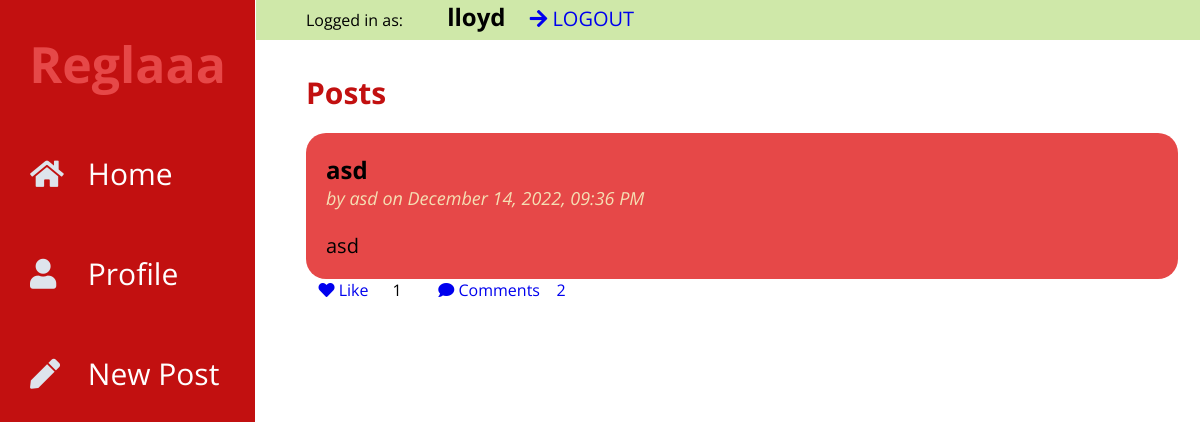
/ (signed in), run on an earlier commit of the app's database.
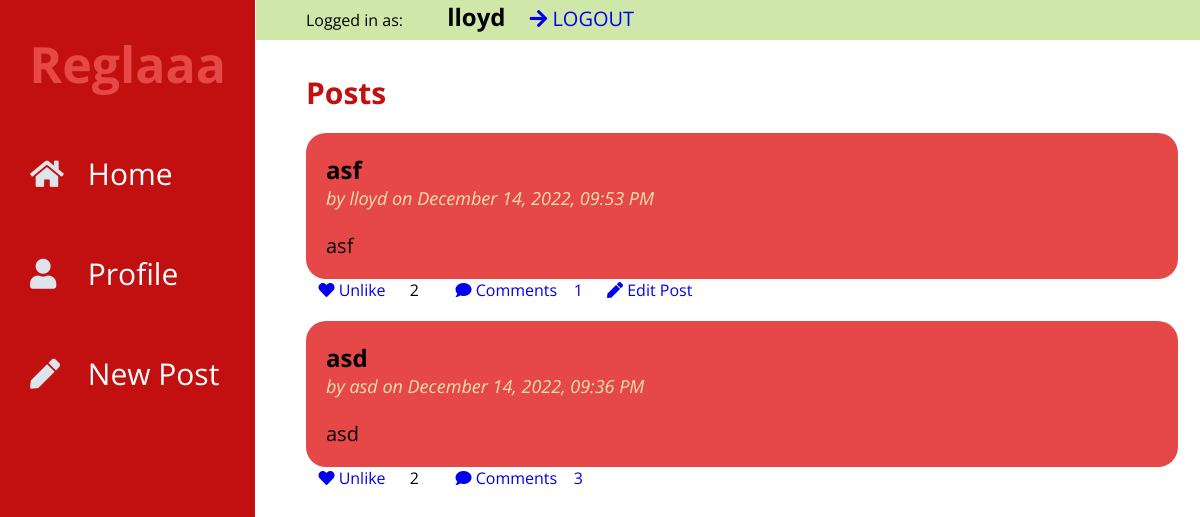
And on a later commit of the database.
### tables this page shows
CREATE TABLE user (
  id INTEGER PRIMARY KEY AUTOINCREMENT,
  username TEXT UNIQUE NOT NULL,
  password TEXT NOT NULL
);

CREATE TABLE post (
  id INTEGER PRIMARY KEY AUTOINCREMENT,
  author_id INTEGER NOT NULL,
  created TIMESTAMP DEFAULT (datetime('now','localtime')),
  title TEXT NOT NULL,
  body TEXT NOT NULL,
  FOREIGN KEY (author_id) REFERENCES user (id)
);

### flaskr/blog.py (the view)
@bp.route("/")
def index():
    db = get_db()
    posts = db.execute(
        "SELECT p.id, title, body, created, author_id, username,"
        "(SELECT COUNT(user_id) FROM likes WHERE post_id = p.id) AS likes,"
        "(SELECT COUNT(user_id) FROM comments WHERE post_id = p.id) AS comments"
        " FROM post p JOIN user u ON p.author_id = u.id"
        " ORDER BY created DESC"
    ).fetchall()
    return render_template("blog/index.html", posts=posts)

### flaskr/auth.py (called while the page is built)
@bp.before_app_request
def load_logged_in_user():
    user_id = session.get("user_id")
    if user_id is None:
        g.user = None
        g.liked = None
    else:
        g.user = (
            get_db().execute("SELECT * FROM user WHERE id = ?", (user_id,)).fetchone()
        )
        likedd = (
            get_db().execute("SELECT post_id,user_id FROM likes WHERE user_id = ?", (user_id,)).fetchall()
        )
        g.liked = []
        for like in likedd:
            g.liked.append([like['post_id'],like['user_id']])

### flaskr/db.py (called while the page is built)
def get_db():
    if "db" not in g:
        g.db = sqlite3.connect(
            current_app.config["DATABASE"], detect_types=sqlite3.PARSE_DECLTYPES
        )
        g.db.row_factory = sqlite3.Row
    return g.db

### flaskr/templates/blog/index.html
{% extends 'base.html' %}
{% block posts %}
  <p class="title">{% block title %}Posts{% endblock %}</p>
{% endblock %}
{% block content %}
  {% for post in posts %}
    <article class="post">
        <div class="body">
            <h2>{{ post['title'] }}</h2>
            <p class="about">by {{ post['username'] }} on {{ post['created'].strftime("%B %d, %Y, %I:%M %p") }}</p>
            <br>
            <br>
            <p class="body">{{ post['body'] }}</p>
        </div>
    </article>
    <div class="opt">
        {% if g.user %}
            {% if [post['id'],g.user['id']] in g.liked %}
                <a href="{{ url_for('blog.like_action', post_id=post.id, action='unlike') }}">
                    <span class="icon">&nbsp&nbsp&nbsp<i class="fas fa-heart"></i></span>
                    <span class="item">Unlike</span>
                </a>
            {% else %}
                <a href="{{ url_for('blog.like_action', post_id=post.id, action='like') }}">
                    <span class="icon">&nbsp&nbsp&nbsp<i class="fas fa-heart"></i></span>
                    <span class="item">Like {{ like }}</span>
                </a>
            {% endif %}
        {% else %}
        <span class="icon">&nbsp&nbsp&nbspLikes: <i class="fas fa-heart"></i></span>
        {% endif %}
        <p>{{ post['likes'] }}</p>
        <a href="{{ url_for('blog.comments', post_id=post.id,action='view') }}">
            <span class="icon">&nbsp&nbsp&nbsp<i class="fas fa-comment"></i></span>
            <span class="item">Comments &nbsp&nbsp&nbsp{{ post.comments }}</span>
        </a>
        {% if g.user['id'] == post['author_id'] %}
                    <a class="action" href="{{ url_for('blog.update', id=post['id']) }}">
                        <span class="icon"><i class="fas fa-pen"></i></span>
                        <span class="item">Edit Post</span>
                    </a>
        {% endif %}
    </div>
  {% endfor %}
{% endblock %}

### flaskr/templates/base.html (shortened to what this page needs)
<!doctype html>
<link rel="stylesheet" href="{{ url_for('static', filename='style.css') }}">
<link rel="stylesheet" href="https://use.fontawesome.com/releases/v5.8.1/css/all.css">
<div class="wrapper">
        <div class="sidebar">
            <div class="profile">
                <h1><a href="{{ url_for('index') }}">Reglaaa</a></h1>
            </div>
            <ul>
                <li>
                    <a href="{{ url_for('index') }}">
                        <span class="icon"><i class="fas fa-home"></i></span>
                        <span class="item">Home</span>
                    </a>
                </li>
                {% if not g.user %}
                <li>
                    <a href="{{ url_for('auth.login') }}">
                        <span class="icon"><i class="fas fa-sign"></i></span>
                        <span class="item">Login</span>
                    </a>
                </li>
                <li>
                    <a href="{{ url_for('auth.register') }}">
                        <span class="icon"><i class="fas fa-book"></i></span>
                        <span class="item">Register</span>
                    </a>
                </li>
                {% else %}
                <li>
                    <a href="{{ url_for('blog.profile', userid=g.user.id) }}">
                        <span class="icon"><i class="fas fa-user"></i></span>
                        <span class="item">Profile</span>
                    </a>
                </li>
                  <li><a href="{{ url_for('blog.create') }}">
                      <span class="icon"><i class="fas fa-pen"></i></span>
                      <span class="item">New Post</span>
                  </a>
                {% endif %}
            </ul>
        </div>
        <section class="content">
            {% if g.user %}
    <div class="top-menu">
                <p>Logged in as: </p>
                <h1>{{ g.user['username'] }}</h1>
                <a href="{{ url_for('auth.logout') }}" onclick="return confirm('Are you sure?');">
                    <span class="icon"><i class="fas fa-arrow-right"></i></span>
                    <span class="item">LOGOUT</span>
                </a>
            </div>
  {% endif %}
            <br>
  <div class="posts">
    {% block posts %}{% endblock %}
  {% block content %}{% endblock %}
      </div>
</section>
</div>

### flaskr/static/style.css (style rules this page uses)
* { list-style: none; text-decoration: none; margin: 0; padding: 0; box-sizing: border-box; font-family: 'Open Sans', sans-serif; }
.wrapper .sidebar { background: #C21010; position: fixed; top: 0; left: 0; width: 255px; height: 100%; padding: 20px 0; transition: all 0.5s ease; }
.wrapper .sidebar .profile { margin-bottom: 20px; text-align: center; }
.wrapper .sidebar .profile h1 { margin: 10px 0 5px; }
.wrapper .sidebar .profile a { font-size: 50px; color: #E64848; }
.wrapper .sidebar ul li a { display: block; height: 100px; padding: 30px; color: white; font-size: 30px; position: relative; transition: all 0.2s ease; }
.wrapper .sidebar ul li a .icon { color: #dee4ec; width: 30px; display: inline-block; margin-right: 20px; }
.wrapper .content { width: 81%; margin-left: 16rem; }
.top-menu { display: block; position: fixed; width: 100%; height: 40px; background-color: #CFE8A9; padding: 0px 50px; transition: all 1s ease; }
.top-menu a { font-size: 20px; }
.top-menu a, h1 { display: inline-block; margin-left: 20px; }
.posts { padding: 50px; }
.post { margin-top: 20px; padding: 20px; border-radius: 20px; background-color: #E64848; transition: all 1s ease; }
.post .about { color: wheat; font-size: 18px; font-style: italic; }
.title { color: #C21010; font-weight: bold; font-size: 30px; }
.opt { display: block; }
.opt a,p { display: inline-block; margin-right: 20px; }
p.body { white-space: pre-line; font-size: 20px; }

What changed in the data, as far as the page shows it:
added post: title "asf", username "lloyd", created "December 14, 2022, 09:53 PM", body "asf", likes "2", comments "1"
computed for post "asd": likes "1" → "2"; comments "2" → "3"; text "Like" → "Unlike"
